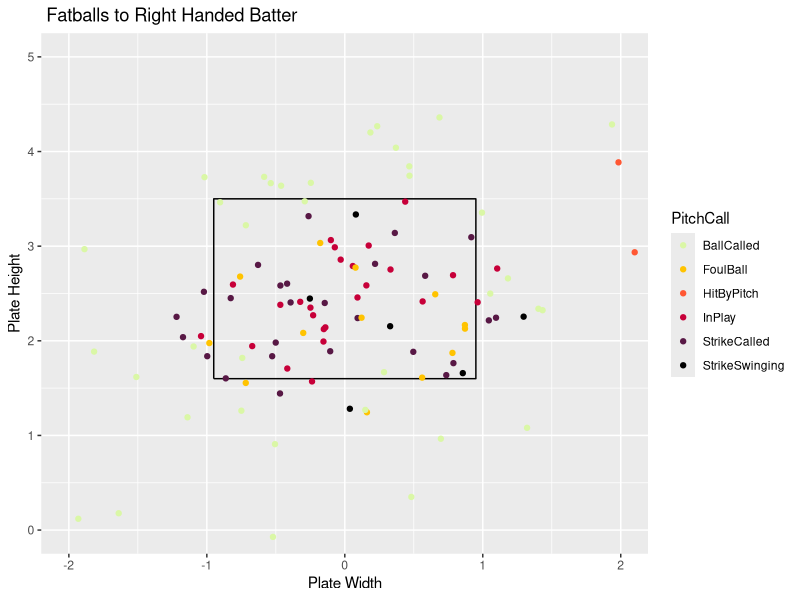
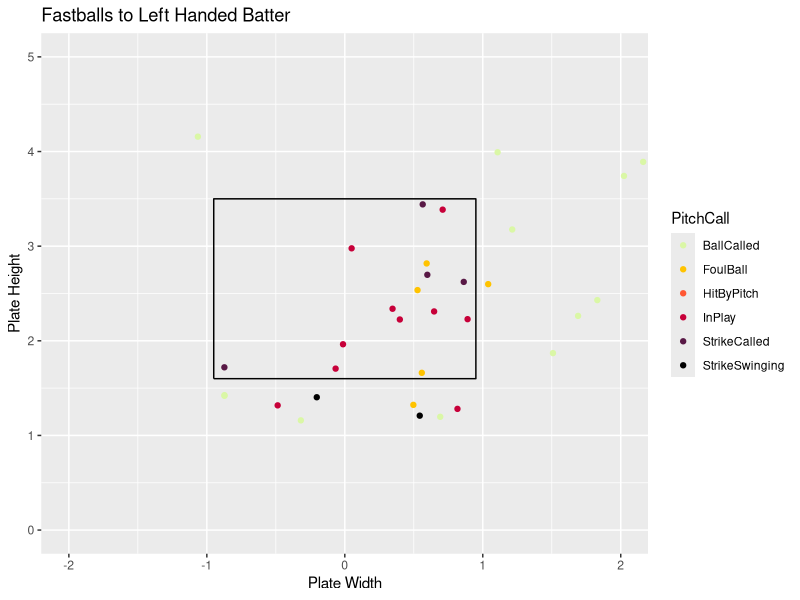

These figures' R source, in order:
## ---- chunk 1
knitr::opts_chunk$set(fig.align = "center", fig.width = 4, fig.height = 4, comment = NA, message = FALSE, warning = FALSE, echo = FALSE)
library(readr)
library(dplyr)
library(ggplot2)
library(tidyverse)
Master <- read_csv("Master.csv")
Pitcher <- Master %>%
  filter(Pitcher == "Roberts, Cam")
x <- c(-.95,.95,.95,-.95,-.95)
z <- c(1.6,1.6,3.5,3.5,1.6)
sz <- data_frame(x, z)
## ---- chunk 2
FastballsThrownR <- Pitcher %>%
  filter(TaggedPitchType == "Fastball" & BatterSide == "Right" & RelSpeed)
ggplot() +
  geom_path(data = sz, aes(x = x, y = z)) +
  coord_equal() +
  xlab("Plate Width") +
  ylab("Plate Height") +
  ggtitle(" Fatballs to Right Handed Batter") +
  geom_point(data = FastballsThrownR,aes(x = PlateLocSide, y = PlateLocHeight, color = PitchCall)) +
  coord_cartesian(xlim = c(-2, 2), ylim = c(0, 5)) +
  scale_color_discrete(limits = c("StrikeSwinging" ,"StrikeCalled", "BallCalled", "HitByPitch", "InPlay", "FoulBall", "Undefined")) +
  scale_color_manual(values = c("#DAF7A6","#FFC300", "#FF5733", "#C70039", "#581845", "#000000", "#009E73"))
## ---- chunk 3
FastballsThrownL <- Pitcher %>%
  filter(TaggedPitchType == "Fastball" & BatterSide == "Left")
ggplot() +
  geom_path(data = sz, aes(x = x, y = z)) +
  coord_equal() +
  xlab("Plate Width") +
  ylab("Plate Height") +
  ggtitle("Fastballs to Left Handed Batter") +
  geom_point(data = FastballsThrownL,aes(x = PlateLocSide, y = PlateLocHeight, color = PitchCall)) +
  coord_cartesian(xlim = c(-2, 2), ylim = c(0, 5)) +
  scale_color_discrete(limits = c("StrikeSwinging" ,"StrikeCalled", "BallCalled", "HitByPitch", "InPlay", "FoulBall", "Undefined")) +
  scale_color_manual(values = c("#DAF7A6","#FFC300", "#FF5733", "#C70039", "#581845", "#000000", "#009E73"))
